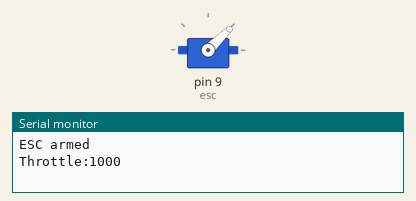
Recording of a sketch running on a simulated Arduino Uno, built with avr-gcc and run on an emulated ATmega328P. Parts: servo, the last lines printed to the serial monitor.

Above: at 3.05 s.
At 6.75 s:
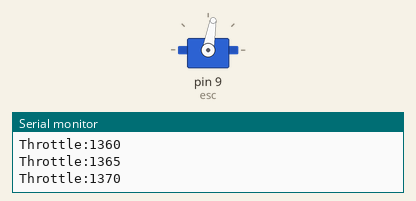
At 10.25 s:
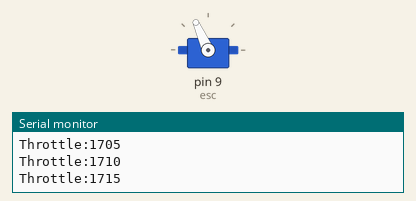
At 17.55 s:
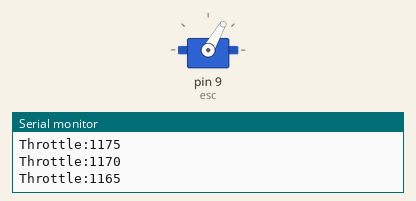
Timing chart, 0 to 24.1 s (numbered marks = the images above):
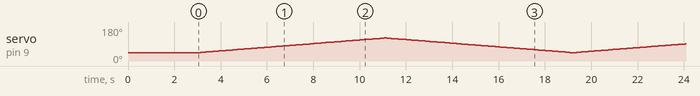

The sketch:

arduino_esc_throttle_ramp.ino
```cpp
#include <Servo.h>
Servo esc;
int throttle = 1000;

void setup() {
  Serial.begin(115200);
  esc.attach(9);
  esc.writeMicroseconds(1000);
  delay(3000);
  Serial.println("ESC armed");
}

void loop() {
  for (throttle = 1000; throttle <= 1800; throttle += 5) {
    esc.writeMicroseconds(throttle);
    Serial.print("Throttle:");
    Serial.println(throttle);
    delay(50);
  }
  for (throttle = 1800; throttle >= 1000; throttle -= 5) {
    esc.writeMicroseconds(throttle);
    Serial.print("Throttle:");
    Serial.println(throttle);
    delay(50);
  }
}
```
